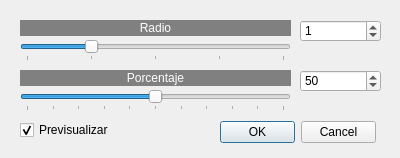
<?xml version="1.0" encoding="UTF-8"?>
<ui version="4.0">
 <class>Perfilado</class>
 <widget class="QDialog" name="Perfilado">
  <property name="windowModality">
   <enum>Qt::WindowModality::WindowModal</enum>
  </property>
  <property name="geometry">
   <rect>
    <x>0</x>
    <y>0</y>
    <width>400</width>
    <height>158</height>
   </rect>
  </property>
  <property name="windowTitle">
   <string>Perfilado</string>
  </property>
  <widget class="QDialogButtonBox" name="buttonBox">
   <property name="geometry">
    <rect>
     <x>220</x>
     <y>120</y>
     <width>156</width>
     <height>24</height>
    </rect>
   </property>
   <property name="orientation">
    <enum>Qt::Orientation::Horizontal</enum>
   </property>
   <property name="standardButtons">
    <set>QDialogButtonBox::StandardButton::Cancel|QDialogButtonBox::StandardButton::Ok</set>
   </property>
  </widget>
  <widget class="QLabel" name="label">
   <property name="geometry">
    <rect>
     <x>20</x>
     <y>20</y>
     <width>271</width>
     <height>16</height>
    </rect>
   </property>
   <property name="styleSheet">
    <string notr="true">background-color: rgb(128, 128, 128);
color: rgb(255, 255, 255);</string>
   </property>
   <property name="text">
    <string>Radio</string>
   </property>
   <property name="alignment">
    <set>Qt::AlignmentFlag::AlignCenter</set>
   </property>
  </widget>
  <widget class="QLabel" name="label_2">
   <property name="geometry">
    <rect>
     <x>20</x>
     <y>70</y>
     <width>271</width>
     <height>16</height>
    </rect>
   </property>
   <property name="styleSheet">
    <string notr="true">background-color: rgb(128, 128, 128);
color: rgb(255, 255, 255);</string>
   </property>
   <property name="text">
    <string>Porcentaje</string>
   </property>
   <property name="alignment">
    <set>Qt::AlignmentFlag::AlignCenter</set>
   </property>
  </widget>
  <widget class="QSpinBox" name="spinBox_2">
   <property name="geometry">
    <rect>
     <x>300</x>
     <y>70</y>
     <width>81</width>
     <height>22</height>
    </rect>
   </property>
   <property name="minimum">
    <number>0</number>
   </property>
   <property name="maximum">
    <number>100</number>
   </property>
   <property name="value">
    <number>50</number>
   </property>
  </widget>
  <widget class="QSlider" name="horizontalSlider_2">
   <property name="geometry">
    <rect>
     <x>20</x>
     <y>90</y>
     <width>271</width>
     <height>21</height>
    </rect>
   </property>
   <property name="minimum">
    <number>0</number>
   </property>
   <property name="maximum">
    <number>100</number>
   </property>
   <property name="value">
    <number>50</number>
   </property>
   <property name="orientation">
    <enum>Qt::Orientation::Horizontal</enum>
   </property>
   <property name="tickPosition">
    <enum>QSlider::TickPosition::TicksBelow</enum>
   </property>
   <property name="tickInterval">
    <number>10</number>
   </property>
  </widget>
  <widget class="QSpinBox" name="spinBox">
   <property name="geometry">
    <rect>
     <x>300</x>
     <y>20</y>
     <width>81</width>
     <height>22</height>
    </rect>
   </property>
   <property name="minimum">
    <number>0</number>
   </property>
   <property name="maximum">
    <number>4</number>
   </property>
   <property name="value">
    <number>1</number>
   </property>
  </widget>
  <widget class="QSlider" name="horizontalSlider">
   <property name="geometry">
    <rect>
     <x>20</x>
     <y>40</y>
     <width>271</width>
     <height>21</height>
    </rect>
   </property>
   <property name="minimum">
    <number>0</number>
   </property>
   <property name="maximum">
    <number>4</number>
   </property>
   <property name="pageStep">
    <number>2</number>
   </property>
   <property name="value">
    <number>1</number>
   </property>
   <property name="orientation">
    <enum>Qt::Orientation::Horizontal</enum>
   </property>
   <property name="tickPosition">
    <enum>QSlider::TickPosition::TicksBelow</enum>
   </property>
   <property name="tickInterval">
    <number>1</number>
   </property>
  </widget>
  <widget class="QCheckBox" name="checkBox">
   <property name="geometry">
    <rect>
     <x>20</x>
     <y>120</y>
     <width>101</width>
     <height>20</height>
    </rect>
   </property>
   <property name="text">
    <string>Previsualizar</string>
   </property>
   <property name="checked">
    <bool>true</bool>
   </property>
  </widget>
 </widget>
 <resources/>
 <connections>
  <connection>
   <sender>buttonBox</sender>
   <signal>accepted()</signal>
   <receiver>Perfilado</receiver>
   <slot>accept()</slot>
   <hints>
    <hint type="sourcelabel">
     <x>248</x>
     <y>254</y>
    </hint>
    <hint type="destinationlabel">
     <x>157</x>
     <y>274</y>
    </hint>
   </hints>
  </connection>
  <connection>
   <sender>buttonBox</sender>
   <signal>rejected()</signal>
   <receiver>Perfilado</receiver>
   <slot>reject()</slot>
   <hints>
    <hint type="sourcelabel">
     <x>316</x>
     <y>260</y>
    </hint>
    <hint type="destinationlabel">
     <x>286</x>
     <y>274</y>
    </hint>
   </hints>
  </connection>
 </connections>
</ui>
